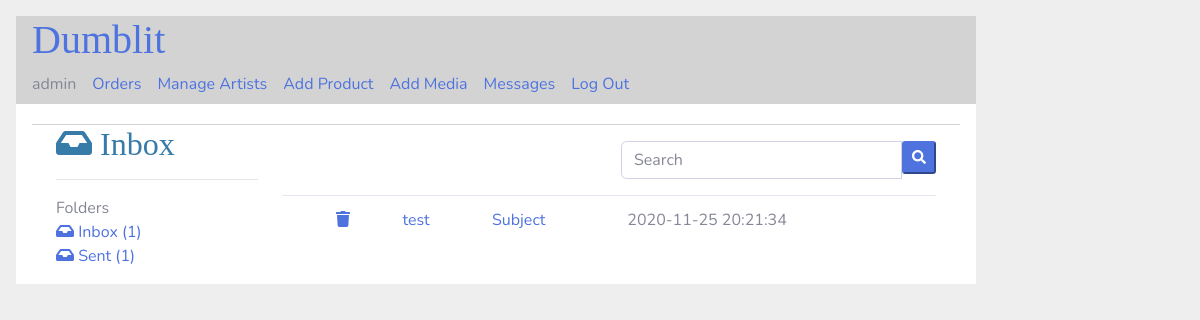
Before: /inbox (signed in) with the older database file.
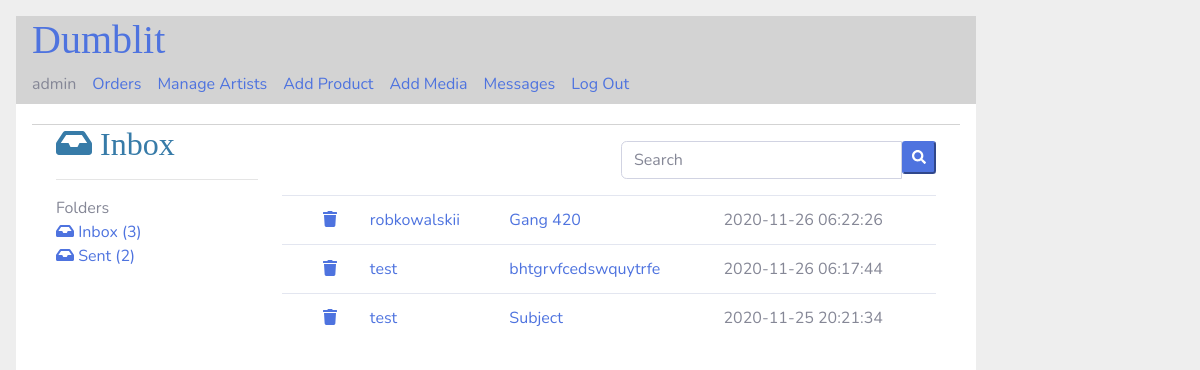
After: the same page with the newer database file.
### tables this page shows
CREATE TABLE Message (
  id INTEGER PRIMARY KEY AUTOINCREMENT,
  sender_id INTEGER NOT NULL,
  receiver_id INTEGER NOT NULL,
  created TIMESTAMP NOT NULL DEFAULT CURRENT_TIMESTAMP,
  subject TEXT NOT NULL,
  message TEXT NOT NULL,
  file TEXT NOT NULL,
  FOREIGN KEY (sender_id) REFERENCES user (id)
);

CREATE TABLE user (
  id INTEGER PRIMARY KEY AUTOINCREMENT,
  username TEXT UNIQUE NOT NULL,
  password TEXT NOT NULL
);

### flaskr/blog.py (the view)
@bp.route('/inbox', methods = ['POST', 'GET'])
@login_required
def inbox():
    db = get_db()
    sentcount = db.execute('SELECT count(*) FROM message WHERE sender_id = ?', (g.user['id'],)).fetchone()[0]
    inboxcount=db.execute('SELECT count(*) FROM message WHERE receiver_id = ?', (g.user['id'],)).fetchone()[0]
    rows = db.execute('SELECT m.id, m.subject, m.created, u.username '
            'FROM message m JOIN user u ON m.sender_id = u.id '
            'WHERE receiver_id = ? ORDER BY created DESC ', (g.user['id'],)).fetchall()
    return render_template("blog/inbox.html",
        inboxcount=inboxcount, sentcount=sentcount, rows=rows)

### flaskr/auth.py (called while the page is built)
def login_required(view):
    @functools.wraps(view)
    def wrapped_view(**kwargs):
        if g.user is None:
            return redirect(url_for("auth.login"))
        return view(**kwargs)
    return wrapped_view

@bp.before_app_request
def load_logged_in_user():
    user_id = session.get("user_id")
    if user_id is None:
        g.user = None
    else:
        g.user = (
            get_db().execute("SELECT * FROM user WHERE id = ?", (user_id,)).fetchone()
        )

### flaskr/db.py (called while the page is built)
def get_db():
    if "db" not in g:
        g.db = sqlite3.connect(
            current_app.config["DATABASE"], detect_types=sqlite3.PARSE_DECLTYPES
        )
        g.db.row_factory = sqlite3.Row
    return g.db

### flaskr/templates/blog/inbox.html (shortened to what this page needs)
{% extends 'base.html' %}
{% block content %}
<html lang="en">
<head>
  <link href="{{ url_for('static', filename='css/all.min.css') }}" rel="stylesheet" type="text/css">
  <link href="{{ url_for('static', filename='css/sb-admin-2.min.css') }}" rel="stylesheet">
</head>
<body id="page-top">
  <div id="wrapper">
    <link href="https://maxcdn.bootstrapcdn.com/font-awesome/4.3.0/css/font-awesome.min.css" rel="stylesheet">
        <div class="container">
        <div class="row">
        	<div class="col-md-12">
        		<div class="grid email">
        			<div class="grid-body">
        				<div class="row">
        					<div class="col-md-3">
        						<h2 class="grid-title"><i class="fa fa-inbox"></i> Inbox</h2>
        						<hr>
        						<div>
        							<ul class="navbar-nav ml-auto">
        								<li class="header">Folders</li>
        								<li class="active"><a href="{{url_for('blog.inbox')}}"><i class="fa fa-inbox"></i> Inbox ({{inboxcount}})</a></li>
        								<li><a href="{{url_for('blog.sent')}}"><i class="fa fa-inbox"></i> Sent ({{sentcount}})</a></li>
        							</ul>
        						</div>
        					</div>
        					<div class="col-md-9">
        						<div class="row">
        							<div class="col-sm-6">
        							</div>
        							<div class="col-md-6 search-form">
        								<form action="#" class="text-right">
        									<div class="input-group">
        										<input type="text" class="form-control input-sm" placeholder="Search">
        										<span class="input-group-btn">
                                <button type="submit" name="search" class="btn_ btn-primary btn-sm search"><i class="fa fa-search"></i></button></span>
        									</div>
        								</form>
        							</div>
        						</div>
        						<div class="table-responsive">
        							<table class="table">
        								<tbody>
                          {% for row in rows %}
                          <tr>
                            <td></td>
          									<td> <a href="{{url_for('blog.deletemessage', id=row["id"])}}"><i class="fas fa-trash"></i> </a></td>
          									<td class="name"><a href="{{url_for('blog.message', id=row['id'])}}">{{row["username"]}}</a></td>
          									<td class="subject"><a href="{{url_for('blog.message', id=row['id'])}}">{{row["subject"]}}</a></td>
          									<td class="time">{{row["created"]}}</td>
                          </tr>
                          {% endfor %}
        							</tbody>
                    </table>
        						</div>
        					</div>
        				</div>
        			</div>
        		</div>
        	</div>
        </div>
        </div>
      </div>
{% endblock %}

Changed rows visible on the page:
added Message: username "robkowalskii", subject "Gang 420", created "2020-11-26 06:22:26"
added Message: username "test", subject "bhtgrvfcedswquytrfe", created "2020-11-26 06:17:44"
Other visible differences:
{{ inboxcount }}: "1" → "3"
{{ sentcount }}: "1" → "2"
